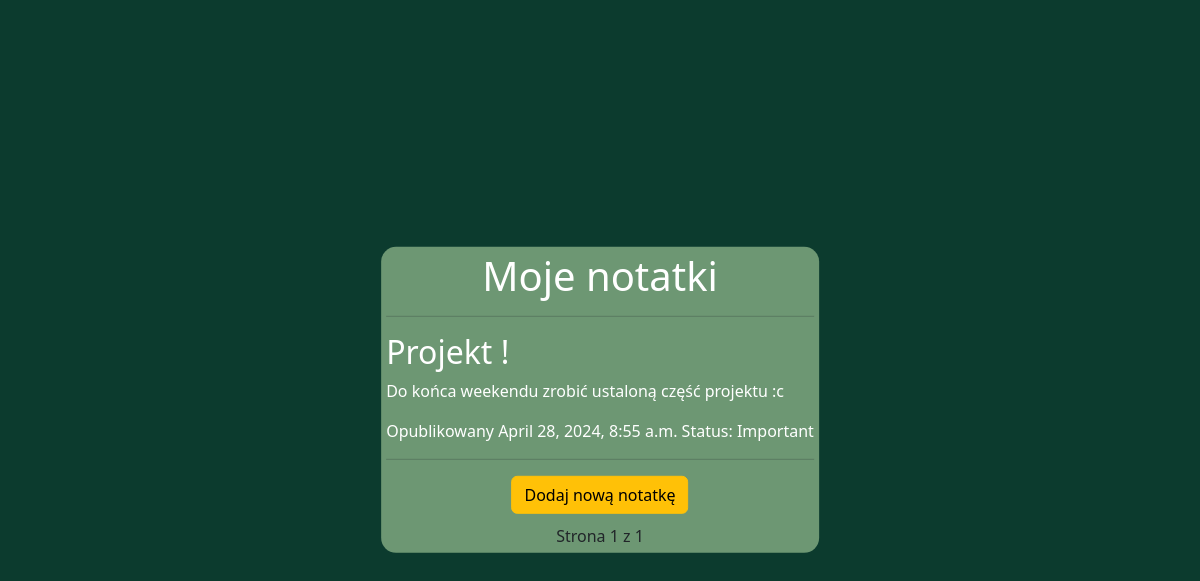
The app's page /?page=2, older data.
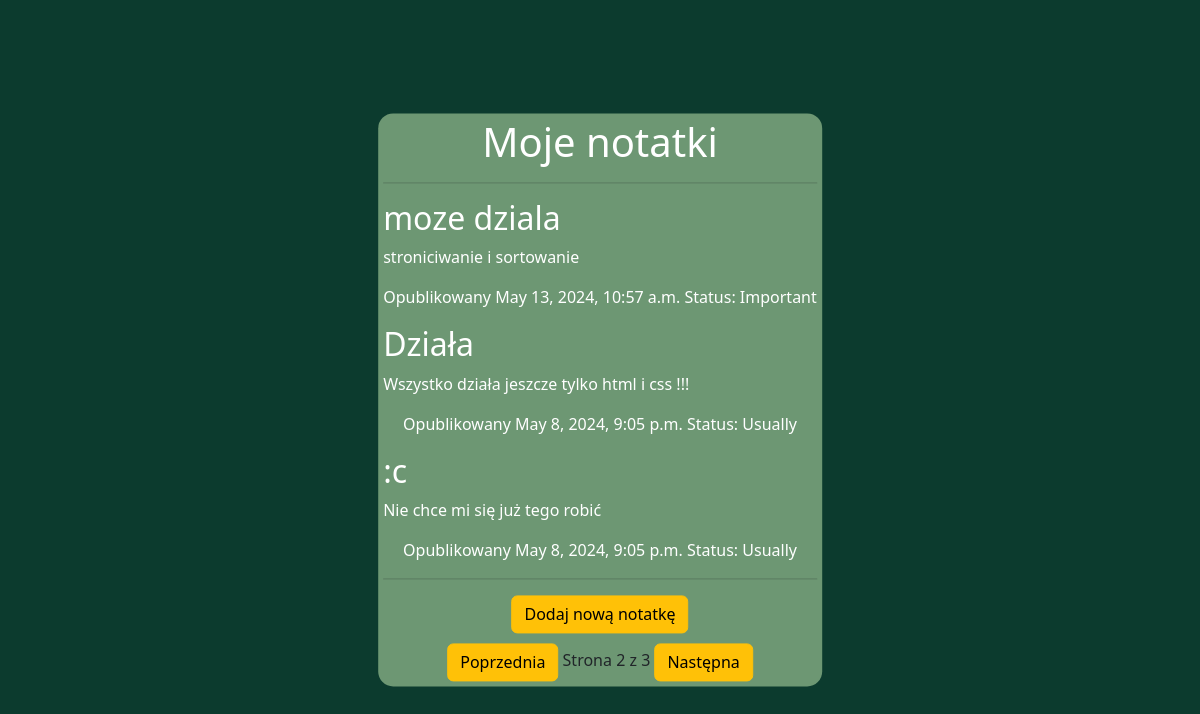
The same page, newer data.
### aplikacjaNotatnik/models.py (models this page shows, shortened)
class Note(models.Model):
    STATUS_CHOICES = (
        ('Important', 'Important'),
        ('Usually', 'Usually')
    )
    title = models.CharField(max_length=100)
    text = models.TextField()
    time = models.DateTimeField(auto_now_add=True)
    author = models.ForeignKey(User, on_delete=models.CASCADE)
    status = models.CharField(max_length=10, choices=STATUS_CHOICES, default='Usually')
    id = models.AutoField(primary_key=True)
    def get_absolute_url(self):
        return reverse('detail_note', args=[self.id])

### aplikacjaNotatnik/views.py (the view)
# urls.py: path("", views.notes_list, name='notes_list'),
def notes_list(request):
    notes = Note.objects.all()
    important_notes = Note.objects.filter(status='Important')
    usually_notes = Note.objects.filter(status='Usually')
    notes = list(important_notes) + list(usually_notes)
    paginator = Paginator(notes, 3)
    page_number = request.GET.get('page')
    try:
        notes = paginator.page(page_number)
    except PageNotAnInteger:
        notes = paginator.page(1)
    except EmptyPage:
        notes = paginator.page(paginator.num_pages)
    return render(request, 'notes_list.html', {'notes': notes})

### aplikacjaNotatnik/templates/notes_list.html (shortened to what this page needs)
{% extends "base.html" %}
{% load static %}
{% block content %}
    <main>
        <div class="main-div">
            <h1 class="info">Moje notatki</h1>
            <hr>
            {% for note in notes %}
                <h2><a class="note-title" href="{{ note.get_absolute_url }}">{{ note.title }}</a></h2>
                <div class="note-text">{{ note.text|truncatewords:30|linebreaks }}</div>
                <p class="info">Opublikowany {{ note.time }} Status: {{ note.status }}</p>
            {% endfor %}
            <hr>
            <div class="info-center">
                <a class="btn btn-warning add-note-margin" href="{% url 'add_note' %}">Dodaj nową notatkę</a>
                <br>
                {% include "pagination.html" with page=notes %}
            </div>
        </div>
    </main>
{% endblock %}

Row changes from the older to the newer data that the page shows:
no longer on this page (row unchanged): Note: title "Projekt !", text "Do końca weekendu zrobić ustaloną część projektu :c", time "April 28, 2024, 8:55 a.m.", status "Important"
added Note: title "moze dziala", text "stroniciwanie i sortowanie", time "May 13, 2024, 10:57 a.m.", status "Important"
added Note: title "Działa", text "Wszystko działa jeszcze tylko html i css !!!", time "May 8, 2024, 9:05 p.m.", status "Usually"
added Note: title ":c", text "Nie chce mi się już tego robić", time "May 8, 2024, 9:05 p.m.", status "Usually"
Text that changed along with them:
{{ page.number }}: "1" → "2"
{{ page.paginator.num_pages }}: "1" → "3"
text now shown: "Poprzednia Następna"
